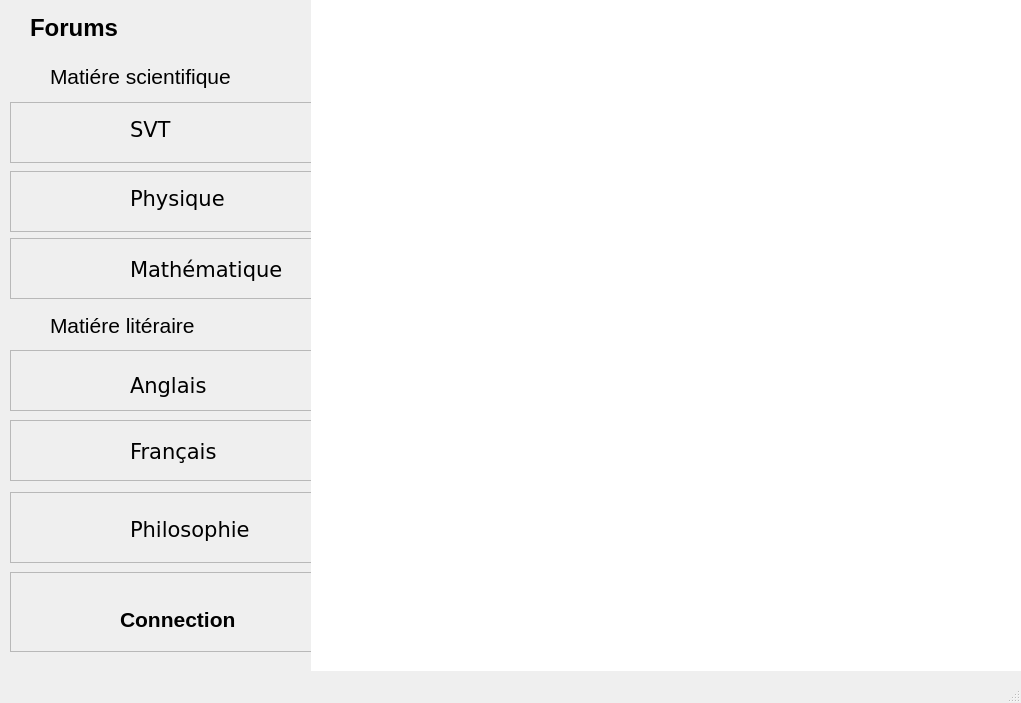
<?xml version="1.0" encoding="UTF-8"?>
<ui version="4.0">
 <class>MainWindow</class>
 <widget class="QMainWindow" name="MainWindow">
  <property name="geometry">
   <rect>
    <x>0</x>
    <y>0</y>
    <width>1021</width>
    <height>703</height>
   </rect>
  </property>
  <property name="windowTitle">
   <string>MainWindow</string>
  </property>
  <widget class="QWidget" name="centralwidget">
   <widget class="QStackedWidget" name="stackedWidget">
    <property name="geometry">
     <rect>
      <x>310</x>
      <y>0</y>
      <width>711</width>
      <height>671</height>
     </rect>
    </property>
    <property name="styleSheet">
     <string notr="true"/>
    </property>
    <property name="currentIndex">
     <number>0</number>
    </property>
    <widget class="QWidget" name="page_discuss">
     <widget class="QScrollArea" name="contenai_discuss">
      <property name="geometry">
       <rect>
        <x>0</x>
        <y>0</y>
        <width>755</width>
        <height>671</height>
       </rect>
      </property>
      <property name="styleSheet">
       <string notr="true">QScrollArea#contenai_discuss {
border: 0px;
}

QWidget#discuss{
background-color: rgb(255, 255, 255);

}</string>
      </property>
      <property name="widgetResizable">
       <bool>true</bool>
      </property>
      <widget class="QWidget" name="discuss">
       <property name="geometry">
        <rect>
         <x>0</x>
         <y>0</y>
         <width>755</width>
         <height>671</height>
        </rect>
       </property>
      </widget>
     </widget>
    </widget>
    <widget class="QWidget" name="page_subjet">
     <widget class="QScrollArea" name="contenai_subjet">
      <property name="geometry">
       <rect>
        <x>0</x>
        <y>0</y>
        <width>831</width>
        <height>671</height>
       </rect>
      </property>
      <property name="styleSheet">
       <string notr="true">QScrollArea#contenai_subjet {
border: 0px;
}

QWidget#subjet{
background-color: rgb(255, 255, 255);

}</string>
      </property>
      <property name="widgetResizable">
       <bool>true</bool>
      </property>
      <widget class="QWidget" name="subjet">
       <property name="geometry">
        <rect>
         <x>0</x>
         <y>0</y>
         <width>831</width>
         <height>671</height>
        </rect>
       </property>
      </widget>
     </widget>
    </widget>
    <widget class="QWidget" name="page_connection">
     <widget class="QFrame" name="frame_connection">
      <property name="geometry">
       <rect>
        <x>-10</x>
        <y>0</y>
        <width>725</width>
        <height>691</height>
       </rect>
      </property>
      <property name="styleSheet">
       <string notr="true">QFrame#frame_connection{
background-color: rgb(255, 255, 255);
}</string>
      </property>
      <property name="frameShape">
       <enum>QFrame::StyledPanel</enum>
      </property>
      <property name="frameShadow">
       <enum>QFrame::Raised</enum>
      </property>
      <widget class="QLineEdit" name="enter_email_connection">
       <property name="geometry">
        <rect>
         <x>230</x>
         <y>289</y>
         <width>331</width>
         <height>31</height>
        </rect>
       </property>
       <property name="font">
        <font>
         <family>Times New Roman</family>
         <pointsize>14</pointsize>
        </font>
       </property>
       <property name="styleSheet">
        <string notr="true">QLineEdit#enter_email_connection{
background-color: rgb(236, 236, 236);
padding: 5px;
border: 1px solid rgb(160, 161, 182);
border-left: 0px;
border-right: 0px;
border-top: 0px;
}

QLineEdit#enter_email_connection::hover {
border-bottom-color:  rgb(64, 40, 200);
}</string>
       </property>
       <property name="placeholderText">
        <string>Addresse email</string>
       </property>
      </widget>
      <widget class="QLabel" name="label_connection_2">
       <property name="geometry">
        <rect>
         <x>300</x>
         <y>210</y>
         <width>181</width>
         <height>61</height>
        </rect>
       </property>
       <property name="font">
        <font>
         <family>Arial</family>
         <pointsize>24</pointsize>
         <weight>75</weight>
         <bold>true</bold>
        </font>
       </property>
       <property name="text">
        <string>Connection</string>
       </property>
      </widget>
      <widget class="QLineEdit" name="enter_password_connection">
       <property name="geometry">
        <rect>
         <x>230</x>
         <y>340</y>
         <width>331</width>
         <height>31</height>
        </rect>
       </property>
       <property name="font">
        <font>
         <family>Times New Roman</family>
         <pointsize>14</pointsize>
        </font>
       </property>
       <property name="styleSheet">
        <string notr="true">QLineEdit#enter_password_connection{
background-color: rgb(236, 236, 236);
padding: 5px;
border: 1px solid rgb(160, 161, 182);
border-left: 0px;
border-right: 0px;
border-top: 0px;
}

QLineEdit#enter_password_connection::hover {
border-bottom-color: rgb(64, 40, 200);

}</string>
       </property>
       <property name="placeholderText">
        <string>Mot de passe</string>
       </property>
      </widget>
      <widget class="QPushButton" name="bnt_connection">
       <property name="geometry">
        <rect>
         <x>298</x>
         <y>400</y>
         <width>211</width>
         <height>31</height>
        </rect>
       </property>
       <property name="font">
        <font>
         <family>Verdana</family>
         <pointsize>14</pointsize>
        </font>
       </property>
       <property name="cursor">
        <cursorShape>PointingHandCursor</cursorShape>
       </property>
       <property name="styleSheet">
        <string notr="true">QPushButton#bnt_connection{
background-color: white;
color: rgb(64, 40, 200);
padding: 5px;
border: 2px solid rgb(64, 40, 200);
border-radius: 5px;
}


QPushButton#bnt_connection::hover{
background-color: rgb(64, 40, 200);
color: white;
}
</string>
       </property>
       <property name="text">
        <string>Se connecter</string>
       </property>
      </widget>
      <widget class="QPushButton" name="lien_subscription">
       <property name="geometry">
        <rect>
         <x>420</x>
         <y>450</y>
         <width>151</width>
         <height>31</height>
        </rect>
       </property>
       <property name="font">
        <font>
         <family>Verdana</family>
         <pointsize>11</pointsize>
         <weight>50</weight>
         <bold>false</bold>
        </font>
       </property>
       <property name="cursor">
        <cursorShape>PointingHandCursor</cursorShape>
       </property>
       <property name="styleSheet">
        <string notr="true">QPushButton#lien_subscription{
background-color: rgb(255, 255, 255);
color:  rgb(64, 40, 200);
border: 0px;
}

QPushButton#lien_subscription::hover{
font-weight: bold;
}</string>
       </property>
       <property name="text">
        <string>Inscrivez-vous ici</string>
       </property>
      </widget>
      <widget class="QLabel" name="label_unitile">
       <property name="geometry">
        <rect>
         <x>230</x>
         <y>458</y>
         <width>201</width>
         <height>16</height>
        </rect>
       </property>
       <property name="font">
        <font>
         <family>Arial</family>
         <pointsize>11</pointsize>
        </font>
       </property>
       <property name="text">
        <string>Vous n'avez pas de compte ?</string>
       </property>
      </widget>
     </widget>
    </widget>
    <widget class="QWidget" name="page_subscription">
     <widget class="QFrame" name="frame_subscribtion">
      <property name="geometry">
       <rect>
        <x>0</x>
        <y>0</y>
        <width>714</width>
        <height>672</height>
       </rect>
      </property>
      <property name="styleSheet">
       <string notr="true">QFrame#frame_subscribtion{
background-color: rgb(255, 255, 255);
}</string>
      </property>
      <property name="frameShape">
       <enum>QFrame::StyledPanel</enum>
      </property>
      <property name="frameShadow">
       <enum>QFrame::Raised</enum>
      </property>
      <widget class="QLineEdit" name="enter_email">
       <property name="geometry">
        <rect>
         <x>226</x>
         <y>269</y>
         <width>331</width>
         <height>31</height>
        </rect>
       </property>
       <property name="font">
        <font>
         <family>Times New Roman</family>
         <pointsize>14</pointsize>
        </font>
       </property>
       <property name="styleSheet">
        <string notr="true">QLineEdit#enter_email{
background-color: rgb(236, 236, 236);
border-radius: 3px;
padding: 5px;
border: 1px solid rgb(160, 161, 182);
border-left: 0px;
border-right: 0px;
border-top: 0px;
}

QLineEdit#enter_email::hover {
border-bottom-color:  rgb(64, 40, 200);

}</string>
       </property>
       <property name="placeholderText">
        <string>Addresse email</string>
       </property>
      </widget>
      <widget class="QPushButton" name="bnt_subcription">
       <property name="geometry">
        <rect>
         <x>286</x>
         <y>514</y>
         <width>211</width>
         <height>31</height>
        </rect>
       </property>
       <property name="font">
        <font>
         <family>Verdana</family>
         <pointsize>14</pointsize>
        </font>
       </property>
       <property name="cursor">
        <cursorShape>PointingHandCursor</cursorShape>
       </property>
       <property name="styleSheet">
        <string notr="true">QPushButton#bnt_subcription{
background-color: white;
color: rgb(64, 40, 200);
padding: 5px;
border: 2px solid rgb(64, 40, 200);
border-radius: 5px;
}


QPushButton#bnt_subcription::hover{
background-color: rgb(64, 40, 200);
color: white;
}
</string>
       </property>
       <property name="text">
        <string>Inscription</string>
       </property>
      </widget>
      <widget class="QLineEdit" name="enter_last_name">
       <property name="geometry">
        <rect>
         <x>226</x>
         <y>164</y>
         <width>331</width>
         <height>31</height>
        </rect>
       </property>
       <property name="font">
        <font>
         <family>Times New Roman</family>
         <pointsize>14</pointsize>
        </font>
       </property>
       <property name="styleSheet">
        <string notr="true">QLineEdit#enter_last_name{
background-color: rgb(236, 236, 236);
border-radius: 3px;
padding: 5px;
border: 1px solid rgb(160, 161, 182);
border-left: 0px;
border-right: 0px;
border-top: 0px;
}

QLineEdit#enter_last_name::hover {
border-bottom-color:  rgb(64, 40, 200);

}</string>
       </property>
       <property name="placeholderText">
        <string>Nom</string>
       </property>
      </widget>
      <widget class="QLineEdit" name="enter_first_name">
       <property name="geometry">
        <rect>
         <x>226</x>
         <y>218</y>
         <width>331</width>
         <height>31</height>
        </rect>
       </property>
       <property name="font">
        <font>
         <family>Times New Roman</family>
         <pointsize>14</pointsize>
        </font>
       </property>
       <property name="styleSheet">
        <string notr="true">QLineEdit#enter_first_name{
background-color: rgb(236, 236, 236);
border-radius: 3px;
padding: 5px;
border: 1px solid rgb(160, 161, 182);
border-left: 0px;
border-right: 0px;
border-top: 0px;
}

QLineEdit#enter_first_name::hover {
border-bottom-color:  rgb(64, 40, 200);

}</string>
       </property>
       <property name="placeholderText">
        <string>Prénom</string>
       </property>
      </widget>
      <widget class="QLineEdit" name="enter_password_2">
       <property name="geometry">
        <rect>
         <x>226</x>
         <y>457</y>
         <width>331</width>
         <height>31</height>
        </rect>
       </property>
       <property name="font">
        <font>
         <family>Times New Roman</family>
         <pointsize>14</pointsize>
        </font>
       </property>
       <property name="styleSheet">
        <string notr="true">QLineEdit#enter_password_2{
background-color: rgb(236, 236, 236);
border-radius: 3px;
padding: 5px;
border: 1px solid rgb(160, 161, 182);
border-left: 0px;
border-right: 0px;
border-top: 0px;
}

QLineEdit#enter_password_2::hover {
border-bottom-color:  rgb(64, 40, 200);

}</string>
       </property>
       <property name="placeholderText">
        <string>Comfirmer le mot de passe</string>
       </property>
      </widget>
      <widget class="QLineEdit" name="enter_password_1">
       <property name="geometry">
        <rect>
         <x>226</x>
         <y>410</y>
         <width>331</width>
         <height>31</height>
        </rect>
       </property>
       <property name="font">
        <font>
         <family>Times New Roman</family>
         <pointsize>14</pointsize>
        </font>
       </property>
       <property name="styleSheet">
        <string notr="true">QLineEdit#enter_password_1{
background-color: rgb(236, 236, 236);
border-radius: 3px;
padding: 5px;
border: 1px solid rgb(160, 161, 182);
border-left: 0px;
border-right: 0px;
border-top: 0px;
}

QLineEdit#enter_password_1::hover {
border-bottom-color:  rgb(64, 40, 200);

}</string>
       </property>
       <property name="placeholderText">
        <string>Mot de passe</string>
       </property>
      </widget>
      <widget class="QComboBox" name="enter_gender">
       <property name="geometry">
        <rect>
         <x>226</x>
         <y>324</y>
         <width>331</width>
         <height>24</height>
        </rect>
       </property>
       <property name="styleSheet">
        <string notr="true">QComboBox#enter_gender {
border-left: 0px; 
border-top: 0px; 
border-right: 0px;
border-radius: 3px; 
border-bottom: 1px solid rgb(204, 204, 204); 
background-color: rgb(236, 236, 236);
}

QComboBox#enter_gender::hover {
border-bottom-color: rgb(160, 161, 182);
}
</string>
       </property>
      </widget>
      <widget class="QComboBox" name="enter_class">
       <property name="geometry">
        <rect>
         <x>226</x>
         <y>366</y>
         <width>331</width>
         <height>24</height>
        </rect>
       </property>
       <property name="styleSheet">
        <string notr="true">QComboBox#enter_class {
border-left: 0px; 
border-top: 0px; 
border-radius: 3px;
border-right: 0px;
border-bottom: 1px solid rgb(204, 204, 204); 
background-color: rgb(236, 236, 236);
}

QComboBox#enter_classr::hover {
border-bottom-color: rgb(160, 161, 182);
}
</string>
       </property>
      </widget>
      <widget class="QLabel" name="label_subscription">
       <property name="geometry">
        <rect>
         <x>300</x>
         <y>84</y>
         <width>171</width>
         <height>61</height>
        </rect>
       </property>
       <property name="font">
        <font>
         <family>Arial</family>
         <pointsize>24</pointsize>
         <weight>75</weight>
         <bold>true</bold>
        </font>
       </property>
       <property name="styleSheet">
        <string notr="true"/>
       </property>
       <property name="text">
        <string>Inscription</string>
       </property>
      </widget>
      <widget class="QPushButton" name="lien_connection">
       <property name="geometry">
        <rect>
         <x>422</x>
         <y>562</y>
         <width>151</width>
         <height>31</height>
        </rect>
       </property>
       <property name="font">
        <font>
         <family>Verdana</family>
         <pointsize>11</pointsize>
         <weight>50</weight>
         <bold>false</bold>
        </font>
       </property>
       <property name="cursor">
        <cursorShape>PointingHandCursor</cursorShape>
       </property>
       <property name="styleSheet">
        <string notr="true">QPushButton#lien_connection{
background-color: rgb(255, 255, 255);
color:  rgb(64, 40, 200);
border: 0px;
}

QPushButton#lien_connection::hover{
font-weight: bold;
}</string>
       </property>
       <property name="text">
        <string>Connecter vous ici</string>
       </property>
      </widget>
      <widget class="QLabel" name="label_unitile_2">
       <property name="geometry">
        <rect>
         <x>229</x>
         <y>570</y>
         <width>201</width>
         <height>16</height>
        </rect>
       </property>
       <property name="font">
        <font>
         <family>Arial</family>
         <pointsize>11</pointsize>
        </font>
       </property>
       <property name="cursor">
        <cursorShape>IBeamCursor</cursorShape>
       </property>
       <property name="styleSheet">
        <string notr="true"/>
       </property>
       <property name="text">
        <string>Vous avez déha un compte ?</string>
       </property>
      </widget>
     </widget>
    </widget>
   </widget>
   <widget class="QScrollArea" name="scrollArea">
    <property name="geometry">
     <rect>
      <x>0</x>
      <y>0</y>
      <width>311</width>
      <height>671</height>
     </rect>
    </property>
    <property name="styleSheet">
     <string notr="true">QScrollArea#scrollArea{
border: 0px;
}</string>
    </property>
    <property name="widgetResizable">
     <bool>true</bool>
    </property>
    <widget class="QWidget" name="bar_nav">
     <property name="geometry">
      <rect>
       <x>0</x>
       <y>0</y>
       <width>311</width>
       <height>671</height>
      </rect>
     </property>
     <widget class="QFrame" name="frame_conne_1">
      <property name="geometry">
       <rect>
        <x>10</x>
        <y>572</y>
        <width>311</width>
        <height>80</height>
       </rect>
      </property>
      <property name="cursor">
       <cursorShape>PointingHandCursor</cursorShape>
      </property>
      <property name="styleSheet">
       <string notr="true">QFrame#frame_conne_1::hover{
background-color: rgb(204, 204, 204);
}</string>
      </property>
      <property name="frameShape">
       <enum>QFrame::StyledPanel</enum>
      </property>
      <property name="frameShadow">
       <enum>QFrame::Raised</enum>
      </property>
      <widget class="QLabel" name="label_connection">
       <property name="geometry">
        <rect>
         <x>110</x>
         <y>31</y>
         <width>131</width>
         <height>32</height>
        </rect>
       </property>
       <property name="font">
        <font>
         <family>Arial</family>
         <pointsize>16</pointsize>
         <weight>75</weight>
         <bold>true</bold>
        </font>
       </property>
       <property name="text">
        <string>Connection</string>
       </property>
      </widget>
      <widget class="QLabel" name="label_user_connection">
       <property name="geometry">
        <rect>
         <x>16</x>
         <y>10</y>
         <width>71</width>
         <height>70</height>
        </rect>
       </property>
       <property name="text">
        <string/>
       </property>
       <property name="pixmap">
        <pixmap>../img/personne.png</pixmap>
       </property>
       <property name="scaledContents">
        <bool>true</bool>
       </property>
      </widget>
     </widget>
     <widget class="QLabel" name="label">
      <property name="geometry">
       <rect>
        <x>30</x>
        <y>12</y>
        <width>91</width>
        <height>31</height>
       </rect>
      </property>
      <property name="font">
       <font>
        <family>Arial</family>
        <pointsize>18</pointsize>
        <weight>75</weight>
        <bold>true</bold>
       </font>
      </property>
      <property name="cursor">
       <cursorShape>IBeamCursor</cursorShape>
      </property>
      <property name="text">
       <string>Forums</string>
      </property>
     </widget>
     <widget class="QLabel" name="label_matire_scientifique">
      <property name="geometry">
       <rect>
        <x>50</x>
        <y>56</y>
        <width>191</width>
        <height>41</height>
       </rect>
      </property>
      <property name="font">
       <font>
        <family>Arial</family>
        <pointsize>16</pointsize>
       </font>
      </property>
      <property name="cursor">
       <cursorShape>IBeamCursor</cursorShape>
      </property>
      <property name="text">
       <string>Matiére scientifique</string>
      </property>
     </widget>
     <widget class="QFrame" name="frame_category_4">
      <property name="geometry">
       <rect>
        <x>10</x>
        <y>492</y>
        <width>311</width>
        <height>71</height>
       </rect>
      </property>
      <property name="cursor">
       <cursorShape>PointingHandCursor</cursorShape>
      </property>
      <property name="styleSheet">
       <string notr="true">QFrame#frame_category_4::hover{
background-color: rgb(204, 204, 204);
}</string>
      </property>
      <property name="frameShape">
       <enum>QFrame::StyledPanel</enum>
      </property>
      <property name="frameShadow">
       <enum>QFrame::Raised</enum>
      </property>
      <widget class="QLabel" name="label_9">
       <property name="geometry">
        <rect>
         <x>120</x>
         <y>20</y>
         <width>131</width>
         <height>34</height>
        </rect>
       </property>
       <property name="font">
        <font>
         <family>Verdana</family>
         <pointsize>16</pointsize>
        </font>
       </property>
       <property name="text">
        <string>Philosophie</string>
       </property>
      </widget>
      <widget class="QLabel" name="logo_6">
       <property name="geometry">
        <rect>
         <x>30</x>
         <y>10</y>
         <width>61</width>
         <height>51</height>
        </rect>
       </property>
       <property name="text">
        <string/>
       </property>
       <property name="pixmap">
        <pixmap>../img/philosophie.png</pixmap>
       </property>
       <property name="scaledContents">
        <bool>true</bool>
       </property>
      </widget>
     </widget>
     <widget class="QFrame" name="frame_category_1">
      <property name="geometry">
       <rect>
        <x>10</x>
        <y>238</y>
        <width>311</width>
        <height>61</height>
       </rect>
      </property>
      <property name="cursor">
       <cursorShape>PointingHandCursor</cursorShape>
      </property>
      <property name="styleSheet">
       <string notr="true">QFrame#frame_category_1::hover{
background-color: rgb(204, 204, 204);
}</string>
      </property>
      <property name="frameShape">
       <enum>QFrame::StyledPanel</enum>
      </property>
      <property name="frameShadow">
       <enum>QFrame::Raised</enum>
      </property>
      <widget class="QLabel" name="label_4">
       <property name="geometry">
        <rect>
         <x>120</x>
         <y>14</y>
         <width>153</width>
         <height>34</height>
        </rect>
       </property>
       <property name="font">
        <font>
         <family>Verdana</family>
         <pointsize>16</pointsize>
        </font>
       </property>
       <property name="text">
        <string>Mathématique</string>
       </property>
      </widget>
      <widget class="QLabel" name="logo_3">
       <property name="geometry">
        <rect>
         <x>30</x>
         <y>5</y>
         <width>61</width>
         <height>51</height>
        </rect>
       </property>
       <property name="text">
        <string/>
       </property>
       <property name="pixmap">
        <pixmap>../img/mathématiques.png</pixmap>
       </property>
       <property name="scaledContents">
        <bool>true</bool>
       </property>
      </widget>
     </widget>
     <widget class="QFrame" name="frame_category_2">
      <property name="geometry">
       <rect>
        <x>10</x>
        <y>171</y>
        <width>311</width>
        <height>61</height>
       </rect>
      </property>
      <property name="cursor">
       <cursorShape>PointingHandCursor</cursorShape>
      </property>
      <property name="styleSheet">
       <string notr="true">QFrame#frame_category_2::hover{
background-color: rgb(204, 204, 204);
}</string>
      </property>
      <property name="frameShape">
       <enum>QFrame::StyledPanel</enum>
      </property>
      <property name="frameShadow">
       <enum>QFrame::Raised</enum>
      </property>
      <widget class="QLabel" name="label_7">
       <property name="geometry">
        <rect>
         <x>120</x>
         <y>10</y>
         <width>111</width>
         <height>34</height>
        </rect>
       </property>
       <property name="font">
        <font>
         <family>Verdana</family>
         <pointsize>16</pointsize>
        </font>
       </property>
       <property name="text">
        <string>Physique</string>
       </property>
      </widget>
      <widget class="QLabel" name="logo_2">
       <property name="geometry">
        <rect>
         <x>32</x>
         <y>2</y>
         <width>61</width>
         <height>51</height>
        </rect>
       </property>
       <property name="text">
        <string/>
       </property>
       <property name="pixmap">
        <pixmap>../img/physique.png</pixmap>
       </property>
       <property name="scaledContents">
        <bool>true</bool>
       </property>
      </widget>
     </widget>
     <widget class="QFrame" name="frame_category_3">
      <property name="geometry">
       <rect>
        <x>10</x>
        <y>102</y>
        <width>311</width>
        <height>61</height>
       </rect>
      </property>
      <property name="cursor">
       <cursorShape>PointingHandCursor</cursorShape>
      </property>
      <property name="styleSheet">
       <string notr="true">QFrame#frame_category_3::hover{
background-color: rgb(204, 204, 204);
}</string>
      </property>
      <property name="frameShape">
       <enum>QFrame::StyledPanel</enum>
      </property>
      <property name="frameShadow">
       <enum>QFrame::Raised</enum>
      </property>
      <widget class="QLabel" name="label_8">
       <property name="geometry">
        <rect>
         <x>120</x>
         <y>10</y>
         <width>71</width>
         <height>34</height>
        </rect>
       </property>
       <property name="font">
        <font>
         <family>Verdana</family>
         <pointsize>16</pointsize>
        </font>
       </property>
       <property name="text">
        <string>SVT</string>
       </property>
      </widget>
      <widget class="QLabel" name="logo">
       <property name="geometry">
        <rect>
         <x>30</x>
         <y>5</y>
         <width>61</width>
         <height>51</height>
        </rect>
       </property>
       <property name="text">
        <string/>
       </property>
       <property name="pixmap">
        <pixmap>../img/planète-terre.png</pixmap>
       </property>
       <property name="scaledContents">
        <bool>true</bool>
       </property>
      </widget>
     </widget>
     <widget class="QFrame" name="frame_category_5">
      <property name="geometry">
       <rect>
        <x>10</x>
        <y>420</y>
        <width>311</width>
        <height>61</height>
       </rect>
      </property>
      <property name="cursor">
       <cursorShape>PointingHandCursor</cursorShape>
      </property>
      <property name="styleSheet">
       <string notr="true">QFrame#frame_category_5::hover{
background-color: rgb(204, 204, 204);
}</string>
      </property>
      <property name="frameShape">
       <enum>QFrame::StyledPanel</enum>
      </property>
      <property name="frameShadow">
       <enum>QFrame::Raised</enum>
      </property>
      <widget class="QLabel" name="label_10">
       <property name="geometry">
        <rect>
         <x>120</x>
         <y>14</y>
         <width>102</width>
         <height>34</height>
        </rect>
       </property>
       <property name="font">
        <font>
         <family>Verdana</family>
         <pointsize>16</pointsize>
        </font>
       </property>
       <property name="text">
        <string>Français</string>
       </property>
      </widget>
      <widget class="QLabel" name="logo_5">
       <property name="geometry">
        <rect>
         <x>30</x>
         <y>6</y>
         <width>61</width>
         <height>51</height>
        </rect>
       </property>
       <property name="text">
        <string/>
       </property>
       <property name="pixmap">
        <pixmap>../img/alphabet.png</pixmap>
       </property>
       <property name="scaledContents">
        <bool>true</bool>
       </property>
      </widget>
     </widget>
     <widget class="QLabel" name="label_matiere_litraire">
      <property name="geometry">
       <rect>
        <x>50</x>
        <y>305</y>
        <width>151</width>
        <height>41</height>
       </rect>
      </property>
      <property name="font">
       <font>
        <family>Arial</family>
        <pointsize>16</pointsize>
       </font>
      </property>
      <property name="cursor">
       <cursorShape>IBeamCursor</cursorShape>
      </property>
      <property name="text">
       <string>Matiére litéraire</string>
      </property>
     </widget>
     <widget class="QFrame" name="frame_category_6">
      <property name="geometry">
       <rect>
        <x>10</x>
        <y>350</y>
        <width>311</width>
        <height>61</height>
       </rect>
      </property>
      <property name="cursor">
       <cursorShape>PointingHandCursor</cursorShape>
      </property>
      <property name="styleSheet">
       <string notr="true">QFrame#frame_category_6::hover{
background-color: rgb(204, 204, 204);
}</string>
      </property>
      <property name="frameShape">
       <enum>QFrame::StyledPanel</enum>
      </property>
      <property name="frameShadow">
       <enum>QFrame::Raised</enum>
      </property>
      <widget class="QLabel" name="label_11">
       <property name="geometry">
        <rect>
         <x>120</x>
         <y>18</y>
         <width>124</width>
         <height>34</height>
        </rect>
       </property>
       <property name="font">
        <font>
         <family>Verdana</family>
         <pointsize>16</pointsize>
        </font>
       </property>
       <property name="text">
        <string>Anglais</string>
       </property>
      </widget>
      <widget class="QLabel" name="logo_4">
       <property name="geometry">
        <rect>
         <x>40</x>
         <y>10</y>
         <width>61</width>
         <height>51</height>
        </rect>
       </property>
       <property name="text">
        <string/>
       </property>
       <property name="pixmap">
        <pixmap>../img/traduction.png</pixmap>
       </property>
       <property name="scaledContents">
        <bool>true</bool>
       </property>
      </widget>
     </widget>
    </widget>
   </widget>
  </widget>
  <widget class="QMenuBar" name="menubar">
   <property name="geometry">
    <rect>
     <x>0</x>
     <y>0</y>
     <width>1021</width>
     <height>21</height>
    </rect>
   </property>
  </widget>
  <widget class="QStatusBar" name="statusbar"/>
 </widget>
 <resources/>
 <connections/>
</ui>
